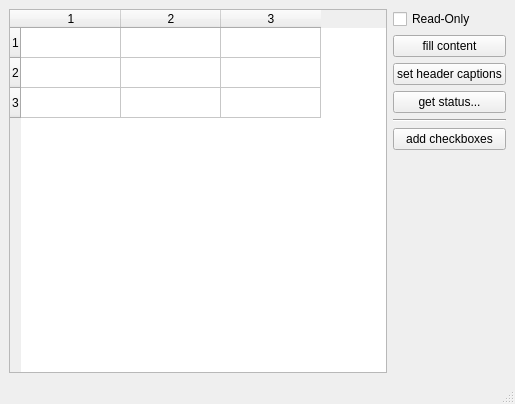
<?xml version="1.0" encoding="UTF-8"?>
<ui version="4.0">
 <class>MainWindow</class>
 <widget class="QMainWindow" name="MainWindow">
  <property name="geometry">
   <rect>
    <x>0</x>
    <y>0</y>
    <width>515</width>
    <height>404</height>
   </rect>
  </property>
  <property name="windowTitle">
   <string>QTableWidget Demo</string>
  </property>
  <widget class="QWidget" name="centralwidget">
   <layout class="QHBoxLayout" name="horizontalLayout">
    <item>
     <widget class="QTableWidget" name="table">
      <property name="alternatingRowColors">
       <bool>false</bool>
      </property>
      <property name="rowCount">
       <number>3</number>
      </property>
      <property name="columnCount">
       <number>3</number>
      </property>
      <attribute name="horizontalHeaderVisible">
       <bool>true</bool>
      </attribute>
      <attribute name="horizontalHeaderCascadingSectionResizes">
       <bool>false</bool>
      </attribute>
      <attribute name="horizontalHeaderStretchLastSection">
       <bool>false</bool>
      </attribute>
      <row/>
      <row/>
      <row/>
      <column/>
      <column/>
      <column/>
     </widget>
    </item>
    <item>
     <layout class="QVBoxLayout" name="verticalLayout">
      <item>
       <widget class="QCheckBox" name="checkReadOnly">
        <property name="text">
         <string>Read-Only</string>
        </property>
       </widget>
      </item>
      <item>
       <widget class="QPushButton" name="btnSetValues">
        <property name="text">
         <string>fill content</string>
        </property>
       </widget>
      </item>
      <item>
       <widget class="QPushButton" name="btnSetHeaders">
        <property name="text">
         <string>set header captions</string>
        </property>
       </widget>
      </item>
      <item>
       <widget class="QPushButton" name="btnGetStatus">
        <property name="text">
         <string>get status...</string>
        </property>
       </widget>
      </item>
      <item>
       <widget class="Line" name="line">
        <property name="orientation">
         <enum>Qt::Horizontal</enum>
        </property>
       </widget>
      </item>
      <item>
       <widget class="QPushButton" name="btnAddCheckboxes">
        <property name="text">
         <string>add checkboxes</string>
        </property>
       </widget>
      </item>
      <item>
       <spacer name="verticalSpacer">
        <property name="orientation">
         <enum>Qt::Vertical</enum>
        </property>
        <property name="sizeHint" stdset="0">
         <size>
          <width>20</width>
          <height>40</height>
         </size>
        </property>
       </spacer>
      </item>
     </layout>
    </item>
   </layout>
  </widget>
  <widget class="QMenuBar" name="menubar">
   <property name="geometry">
    <rect>
     <x>0</x>
     <y>0</y>
     <width>515</width>
     <height>21</height>
    </rect>
   </property>
  </widget>
  <widget class="QStatusBar" name="statusbar"/>
 </widget>
 <resources/>
 <connections/>
</ui>
